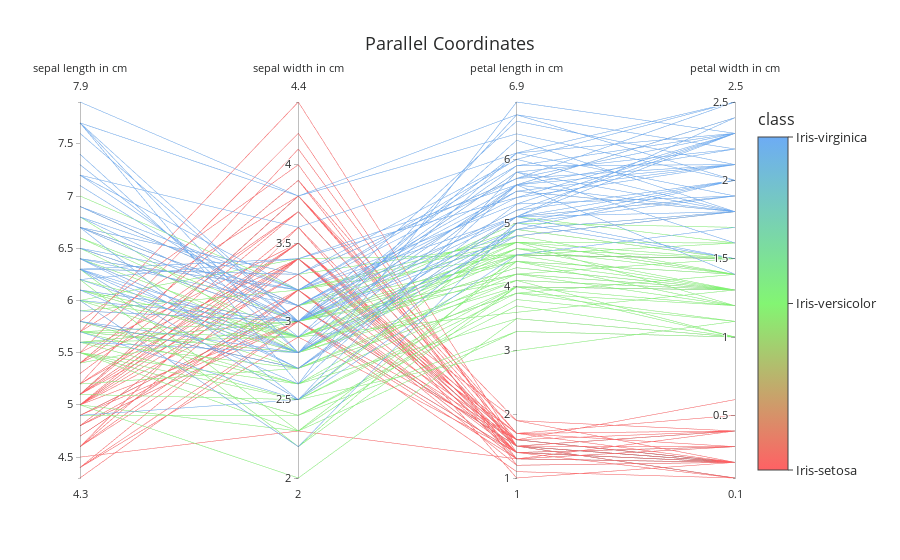

Source (notebook cell):
### Code cell
ParallelCoordinates()

### Figure 1 — Plotly figure (JSON) as saved in the notebook; plotly's stock layout.template omitted (floating-point values rounded to 4 significant figures; data arrays with more than 128 entries replaced by an {"elided": "..."} marker saying what was removed)
{"data": [{"dimensions": [{"label": "sepal length in cm", "range": [4.3, 7.9], "values": {"elided": "150 float values"}}, {"label": "sepal width in cm", "range": [2, 4.4], "values": {"elided": "150 float values"}}, {"label": "petal length in cm", "range": [1, 6.9], "values": {"elided": "150 float values"}}, {"label": "petal width in cm", "range": [0.1, 2.5], "values": {"elided": "150 float values"}}], "line": {"color": {"elided": "150 int values"}, "colorbar": {"ticks": "outside", "ticktext": ["Iris-setosa", "Iris-versicolor", "Iris-virginica"], "tickvals": [0, 1, 2], "title": "class"}, "colorscale": [[0, "rgb(255,97,100)"], [0.5, "rgb(131,245,115)"], [1, "rgb(109,172,244)"]], "showscale": true}, "type": "parcoords"}], "layout": {"font": {"color": "#292A2A", "size": 13}, "title": "Parallel Coordinates"}}
